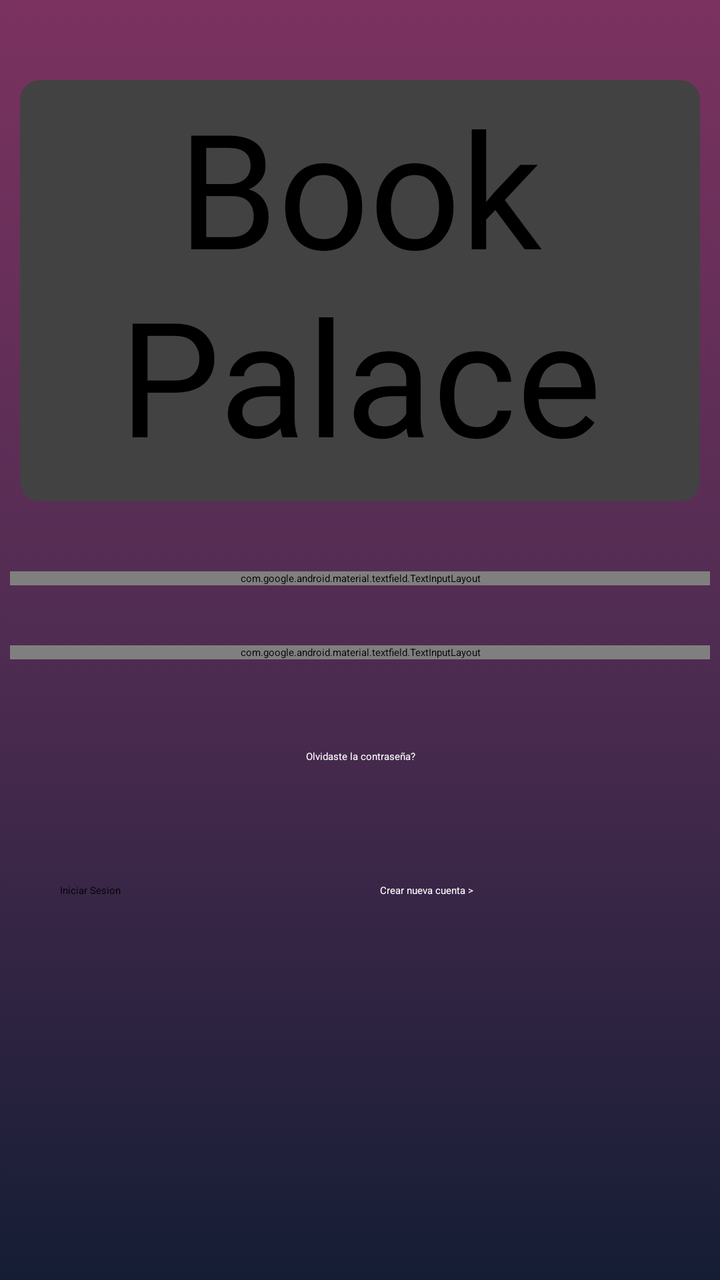
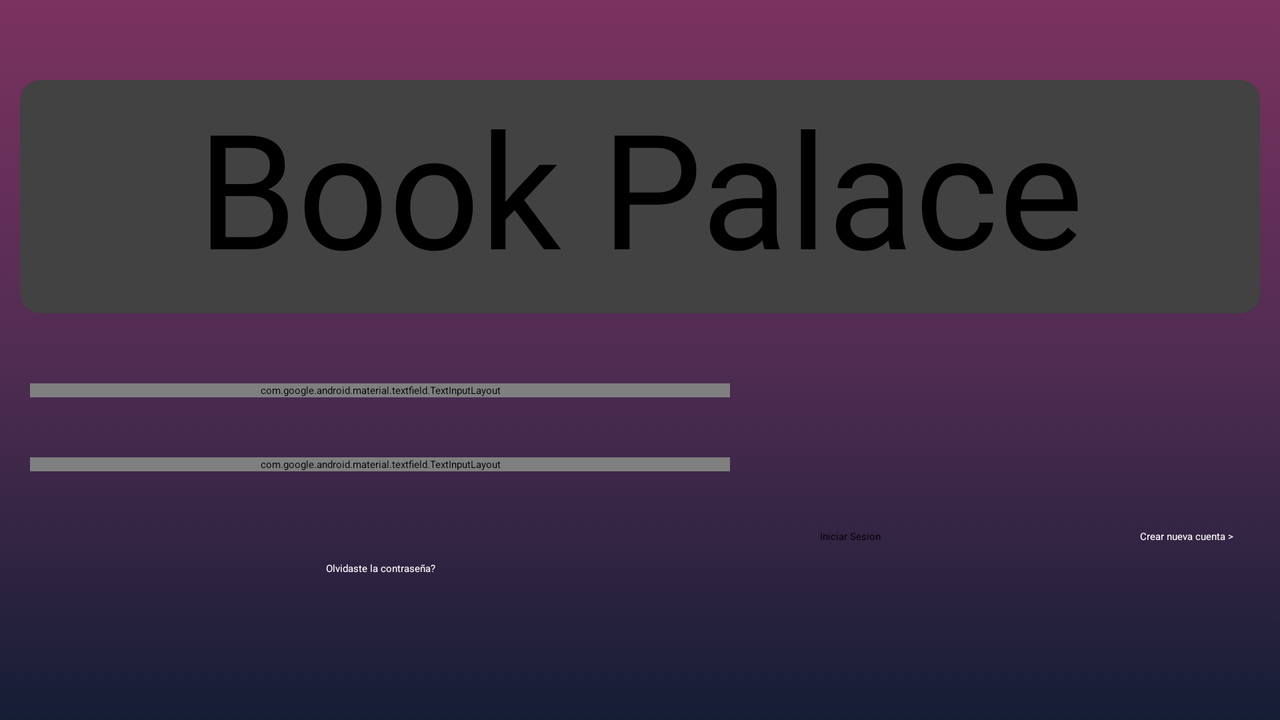

First picture: res/layout/ on a phone held upright. Second picture: the repository's own variant of that layout, on a device whose configuration matches the variant's folder. Source for both follows.
<!-- AndroidManifest.xml: activity theme SplashTheme -->
<!-- res/layout/activity_login.xml -->
<?xml version="1.0" encoding="utf-8"?>
<LinearLayout xmlns:android="http://schemas.android.com/apk/res/android"
    xmlns:app="http://schemas.android.com/apk/res-auto"
    xmlns:tools="http://schemas.android.com/tools"
    android:layout_width="match_parent"
    android:layout_height="match_parent"
    android:background="@drawable/rectangle"
    android:orientation="vertical"
    tools:context=".LoginActivity">

    <androidx.cardview.widget.CardView
        android:layout_width="match_parent"
        android:layout_height="wrap_content"
        android:layout_marginLeft="10dp"
        android:layout_marginTop="40dp"
        android:layout_marginRight="10dp"
        android:layout_marginBottom="20dp"
        android:elevation="30dp"
        app:cardCornerRadius="10dp"
        app:cardElevation="30dp"
        app:cardMaxElevation="30dp">

        <TextView
            android:id="@+id/textView3"
            android:layout_width="match_parent"
            android:layout_height="wrap_content"
            android:layout_marginBottom="10dp"
            android:backgroundTint="#FFFFFF"
            android:fontFamily="@font/arizonia"
            android:gravity="center"
            android:text="Book Palace"
            android:textSize="80dp" />
    </androidx.cardview.widget.CardView>

    <LinearLayout
        android:layout_width="match_parent"
        android:layout_height="match_parent"
        android:gravity="center_horizontal"
        android:orientation="vertical">

        <com.google.android.material.textfield.TextInputLayout
            android:id="@+id/mailLogin"
            android:layout_width="350dp"
            android:layout_height="wrap_content"
            android:layout_gravity="center"
            android:layout_margin="15dp"
            android:foregroundGravity="center"
            android:gravity="center"
            app:boxCornerRadiusBottomEnd="24dp"
            app:boxCornerRadiusBottomStart="24dp"
            app:boxCornerRadiusTopEnd="24dp"
            app:boxCornerRadiusTopStart="24dp"
            app:boxStrokeColor="@color/white"
            app:boxStrokeWidth="0dp"
            app:boxStrokeWidthFocused="0dp"
            app:hintEnabled="false"
            app:startIconDrawable="@drawable/email_vector">

            <com.google.android.material.textfield.TextInputEditText
                android:id="@+id/lg_email"
                android:layout_width="match_parent"
                android:layout_height="60dp"
                android:layout_gravity="center"
                android:hint="Dirección de Correo"
                android:inputType="text"
                android:textSize="20sp" />
        </com.google.android.material.textfield.TextInputLayout>

        <com.google.android.material.textfield.TextInputLayout
            android:id="@+id/passwordLogin"
            android:layout_width="350dp"
            android:layout_height="wrap_content"
            android:layout_gravity="center"
            android:layout_margin="15dp"
            android:foregroundGravity="center"
            android:gravity="center"
            app:boxCornerRadiusBottomEnd="24dp"
            app:boxCornerRadiusBottomStart="24dp"
            app:boxCornerRadiusTopEnd="24dp"
            app:boxCornerRadiusTopStart="24dp"
            app:boxStrokeWidth="0dp"
            app:boxStrokeWidthFocused="0dp"
            app:endIconMode="password_toggle"

            app:hintEnabled="false"
            app:startIconDrawable="@drawable/password_key_vector">

            <com.google.android.material.textfield.TextInputEditText
                android:id="@+id/lg_passwd"
                android:layout_width="match_parent"
                android:layout_height="60dp"
                android:layout_gravity="center"
                android:hint="Contraseña"
                android:inputType="textPassword"
                android:textSize="20sp" />
        </com.google.android.material.textfield.TextInputLayout>

        <TextView
            android:id="@+id/lg_btn_ResetPasswd"
            android:layout_width="match_parent"
            android:layout_height="wrap_content"
            android:layout_margin="30dp"
            android:gravity="center"
            android:text="Olvidaste la contraseña?"
            android:textColor="@color/white" />

        <LinearLayout
            android:layout_width="match_parent"
            android:layout_height="wrap_content"
            android:layout_gravity="center"
            android:foregroundGravity="center"
            android:gravity="center"
            android:orientation="horizontal">

            <Button
                android:id="@+id/lg_btn_login"
                android:layout_width="120dp"
                android:layout_height="wrap_content"
                android:layout_margin="30dp"
                android:backgroundTint="#9CFBFBFB"
                android:onClick="login"
                android:text="Iniciar Sesion"
                android:textColor="#000000"
                app:cornerRadius="24dp" />

            <TextView
                android:id="@+id/lg_btn_register"
                android:layout_width="132dp"
                android:layout_height="wrap_content"
                android:layout_margin="10dp"
                android:layout_weight="1"
                android:text="Crear nueva cuenta >"
                android:textColor="@color/white"
                android:textColorLink="#FFFFFF" />

        </LinearLayout>


    </LinearLayout>

</LinearLayout>
<!-- resources referenced by this layout -->
<resources>
  <color name="white">#FFFFFFFF</color>
  <!-- drawable rectangle (drawable) -->
  <?xml version="1.0" encoding="utf-8"?>
  <selector xmlns:android="http://schemas.android.com/apk/res/android">
  <item>
      <shape android:shape="rectangle">
          <gradient android:startColor="#7b3260"
              android:centerColor="#502c52"
              android:endColor="#151D35"
              android:type="linear"
              android:angle="@integer/material_motion_duration_medium_2">
  
          </gradient>
      </shape>
  </item>
  </selector>
</resources>
<!-- res/layout-land/activity_login.xml (the repository's variant of the layout above) -->
<!-- drawn on the phone turned sideways -->
<?xml version="1.0" encoding="utf-8"?>
<LinearLayout xmlns:android="http://schemas.android.com/apk/res/android"
    xmlns:app="http://schemas.android.com/apk/res-auto"
    xmlns:tools="http://schemas.android.com/tools"
    android:layout_width="match_parent"
    android:layout_height="match_parent"
    android:background="@drawable/rectangle"
    android:orientation="vertical"
    tools:context=".LoginActivity">

    <androidx.cardview.widget.CardView
        android:layout_width="match_parent"
        android:layout_height="wrap_content"
        android:layout_marginLeft="10dp"
        android:layout_marginTop="40dp"
        android:layout_marginRight="10dp"
        android:layout_marginBottom="20dp"
        android:elevation="30dp"
        app:cardCornerRadius="10dp"
        app:cardElevation="30dp"
        app:cardMaxElevation="30dp">

        <TextView
            android:id="@+id/textView3"
            android:layout_width="match_parent"
            android:layout_height="wrap_content"
            android:layout_marginBottom="10dp"
            android:backgroundTint="#FFFFFF"
            android:fontFamily="@font/arizonia"
            android:gravity="center"
            android:text="Book Palace"
            android:textSize="80dp" />
    </androidx.cardview.widget.CardView>

    <LinearLayout
        android:layout_width="match_parent"
        android:layout_height="match_parent"
        android:orientation="horizontal">

        <LinearLayout
            android:layout_width="wrap_content"
            android:layout_height="wrap_content"
            android:gravity="center_horizontal"
            android:orientation="vertical">

            <com.google.android.material.textfield.TextInputLayout
                android:id="@+id/mailLogin"
                android:layout_width="350dp"
                android:layout_height="wrap_content"
                android:layout_gravity="center"
                android:layout_margin="15dp"
                android:foregroundGravity="center"
                android:gravity="center"
                app:boxCornerRadiusBottomEnd="24dp"
                app:boxCornerRadiusBottomStart="24dp"
                app:boxCornerRadiusTopEnd="24dp"
                app:boxCornerRadiusTopStart="24dp"
                app:boxStrokeColor="@color/white"
                app:boxStrokeWidth="0dp"
                app:boxStrokeWidthFocused="0dp"
                app:hintEnabled="false"
                app:startIconDrawable="@drawable/email_vector">

                <com.google.android.material.textfield.TextInputEditText
                    android:id="@+id/lg_email"
                    android:layout_width="match_parent"
                    android:layout_height="60dp"
                    android:layout_gravity="center"
                    android:hint="Dirección de Correo"
                    android:inputType="text"
                    android:textSize="20sp" />
            </com.google.android.material.textfield.TextInputLayout>

            <com.google.android.material.textfield.TextInputLayout
                android:id="@+id/passwordLogin"
                android:layout_width="350dp"
                android:layout_height="wrap_content"
                android:layout_gravity="center"
                android:layout_margin="15dp"
                android:foregroundGravity="center"
                android:gravity="center"
                app:boxCornerRadiusBottomEnd="24dp"
                app:boxCornerRadiusBottomStart="24dp"
                app:boxCornerRadiusTopEnd="24dp"
                app:boxCornerRadiusTopStart="24dp"
                app:boxStrokeWidth="0dp"
                app:boxStrokeWidthFocused="0dp"
                app:endIconMode="password_toggle"

                app:hintEnabled="false"
                app:startIconDrawable="@drawable/password_key_vector">

                <com.google.android.material.textfield.TextInputEditText
                    android:id="@+id/lg_passwd"
                    android:layout_width="match_parent"
                    android:layout_height="60dp"
                    android:layout_gravity="center"
                    android:hint="Contraseña"
                    android:inputType="textPassword"
                    android:textSize="20sp" />
            </com.google.android.material.textfield.TextInputLayout>

            <TextView
                android:id="@+id/lg_btn_ResetPasswd"
                android:layout_width="match_parent"
                android:layout_height="wrap_content"
                android:layout_margin="30dp"
                android:gravity="center"
                android:text="Olvidaste la contraseña?"
                android:textColor="@color/white" />


        </LinearLayout>

        <LinearLayout
            android:layout_width="match_parent"
            android:layout_height="wrap_content"
            android:layout_gravity="center"
            android:foregroundGravity="center"
            android:gravity="center"
            android:orientation="horizontal">

            <Button
                android:id="@+id/lg_btn_login"
                android:layout_width="120dp"
                android:layout_height="wrap_content"
                android:layout_margin="30dp"
                android:backgroundTint="#9CFBFBFB"
                android:onClick="login"
                android:text="Iniciar Sesion"
                android:textColor="#000000"
                app:cornerRadius="24dp" />

            <TextView
                android:id="@+id/lg_btn_register"
                android:layout_width="132dp"
                android:layout_height="wrap_content"
                android:layout_margin="10dp"
                android:layout_weight="1"
                android:text="Crear nueva cuenta >"
                android:textColor="@color/white"
                android:textColorLink="#FFFFFF" />

        </LinearLayout>
    </LinearLayout>

</LinearLayout>
